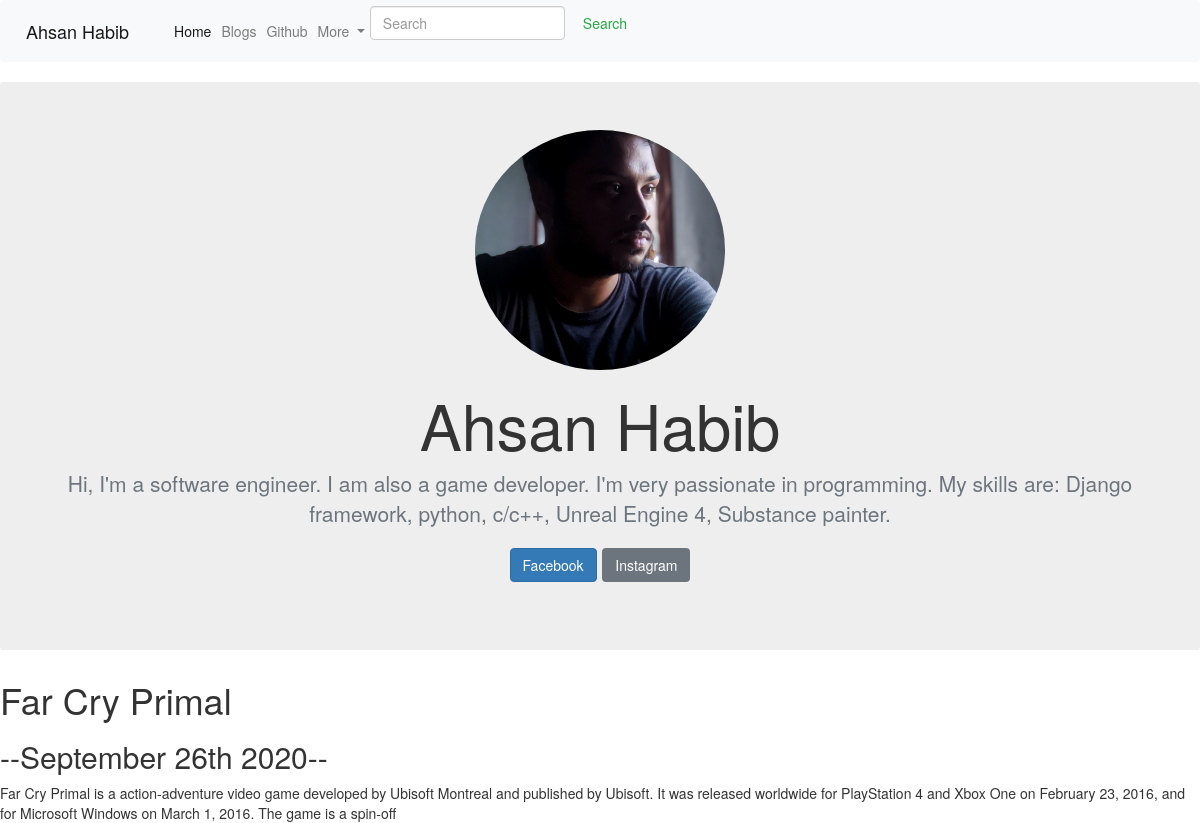
The app's page /blog/4/ with its own data.
### blog/models.py (models this page shows, shortened)
class Blog(models.Model):
    title = models.CharField(max_length=200)
    description = models.TextField()
    date = models.DateField()

### blog/views.py (the view)
# urls.py: path('<int:blog_id>/', views.detail, name='detail'),
def detail(request, blog_id):
    blog = get_object_or_404(Blog, pk=blog_id)
    return render(request, 'blog/detail.html', {'blog':blog})

### blog/templates/blog/detail.html
{% extends 'portfolio/base.html' %}
{% block content %}
<h1>{{ blog.title }}</h1>
<h2>--{{ blog.date|date:'F jS Y'}}--</h2>
{{blog.description|safe}}
{% endblock %}

### records on screen
Blog: title "Far Cry Primal", date "September 26th 2020", description "Far Cry Primal is a action-adventure video game developed by Ubisoft Montreal and published by Ubisoft. It was released worldwide for PlayStation 4 and Xbox One on February 23, 2016, and for Microsoft Windows on March 1, 2016. The game is a spin-off"
